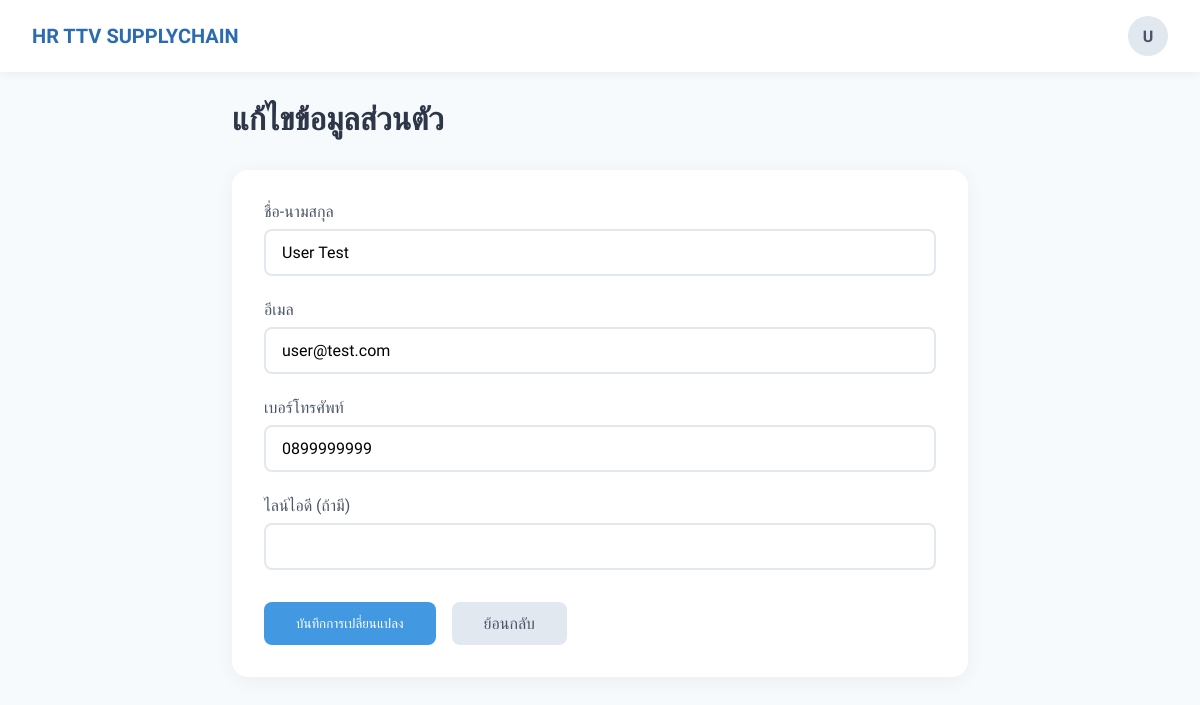
The app's page /user/profile.php (signed in) with its own data.
### tables this page shows
CREATE TABLE `users` (
  `id` int(11) NOT NULL,
  `name` varchar(100) NOT NULL,
  `email` varchar(100) NOT NULL,
  `phone` varchar(20) NOT NULL,
  `password` varchar(255) NOT NULL,
  `role` enum('user','admin') DEFAULT 'user',
  `created_at` timestamp NOT NULL DEFAULT current_timestamp(),
  `updated_at` timestamp NOT NULL DEFAULT current_timestamp() ON UPDATE current_timestamp(),
  `last_login` timestamp NULL DEFAULT NULL
);

### user/profile.php (the view, shortened to what this page needs)
<?php
require_once '../config.php';
$user_id = $_SESSION['user_id'];
$stmt = $conn->prepare("SELECT * FROM users WHERE id = ?");
$stmt->bind_param("i", $user_id);
$stmt->execute();
$result = $stmt->get_result();
$user = $result->fetch_assoc();
?>
<!DOCTYPE html>
<html lang="th">
<head>
</head>
<body>
    <nav class="navbar">
        <div class="nav-container">
            <a href="../index.php" style="color: #2b6cb0; text-decoration: none; font-weight: 600; font-size: 1.25rem;">
                HR TTV SUPPLYCHAIN
            </a>
            <div class="user-menu">
                <div class="user-avatar"><?php echo substr($user['name'], 0, 1); ?></div>
            </div>
        </div>
    </nav>
    <main class="main-content">
        <h1 class="page-title">แก้ไขข้อมูลส่วนตัว</h1>
        <form class="profile-form" action="../update_profile.php" method="POST">
            <div class="form-group">
                <label for="name">ชื่อ-นามสกุล</label>
                <input type="text" id="name" name="name" value="<?php echo htmlspecialchars($user['name']); ?>" required>
            </div>
            <div class="form-group">
                <label for="email">อีเมล</label>
                <input type="email" id="email" name="email" value="<?php echo htmlspecialchars($user['email']); ?>" required>
            </div>
            <div class="form-group">
                <label for="phone">เบอร์โทรศัพท์</label>
                <input type="tel" id="phone" name="phone" value="<?php echo htmlspecialchars($user['phone']); ?>" required>
            </div>
            <div class="form-group">
                <label for="line_id">ไลน์ไอดี (ถ้ามี)</label>
                <input type="text" id="line_id" name="line_id" value="<?php echo htmlspecialchars($user['line_id'] ?? ''); ?>">
            </div>
            <div class="button-group">
                <button type="submit" class="save-btn">บันทึกการเปลี่ยนแปลง</button>
                <a href="dashboard.php" class="back-btn">ย้อนกลับ</a>
            </div>
        </form>
    </main>
</body>
</html>

### user/profile.php (style rules this page uses)
* { margin: 0; padding: 0; box-sizing: border-box; font-family: 'Anuphan', sans-serif; }
body { background: #f7fafc; min-height: 100vh; }
.navbar { background: white; padding: 1rem 2rem; box-shadow: 0 2px 10px rgba(0, 0, 0, 0.05); position: fixed; width: 100%; top: 0; z-index: 1000; }
.nav-container { max-width: 1200px; margin: 0 auto; display: flex; justify-content: space-between; align-items: center; }
.user-menu { display: flex; align-items: center; gap: 1rem; }
.user-avatar { width: 40px; height: 40px; border-radius: 50%; background: #e2e8f0; display: flex; align-items: center; justify-content: center; font-weight: 600; color: #4a5568; }
.main-content { max-width: 800px; margin: 100px auto 2rem; padding: 0 2rem; }
.page-title { margin-bottom: 2rem; color: #2d3748; }
.profile-form { background: white; padding: 2rem; border-radius: 16px; box-shadow: 0 4px 20px rgba(0, 0, 0, 0.05); }
.form-group { margin-bottom: 1.5rem; }
.form-group label { display: block; margin-bottom: 0.5rem; color: #4a5568; font-weight: 500; }
.form-group input { width: 100%; padding: 0.75rem 1rem; border: 2px solid #e2e8f0; border-radius: 8px; font-size: 1rem; transition: all 0.2s; }
.button-group { display: flex; gap: 1rem; margin-top: 2rem; }
.save-btn { background: #4299e1; color: white; padding: 0.75rem 2rem; border: none; border-radius: 8px; font-weight: 500; cursor: pointer; transition: all 0.2s; }
.back-btn { background: #e2e8f0; color: #4a5568; padding: 0.75rem 2rem; border: none; border-radius: 8px; font-weight: 500; cursor: pointer; text-decoration: none; transition: all 0.2s; }

### records on screen
users: name "U", name "User Test", email "user@test.com", phone "0899999999"
